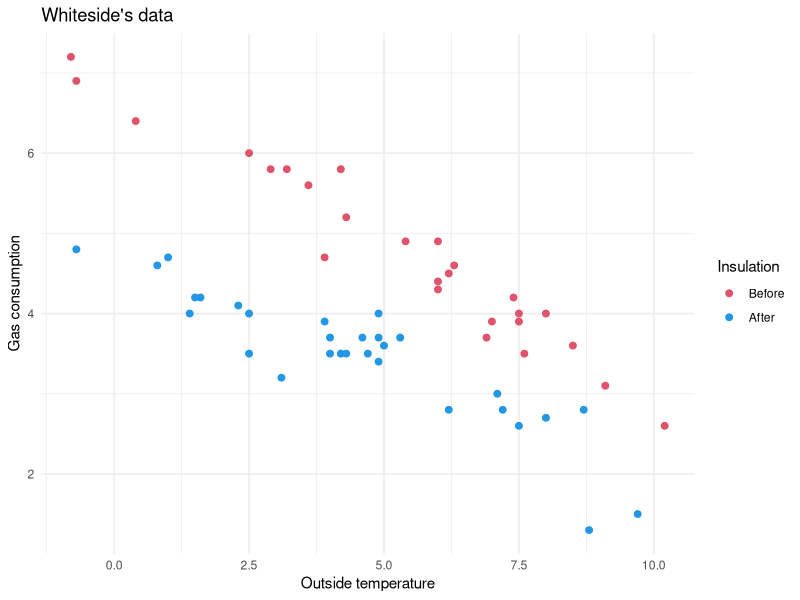
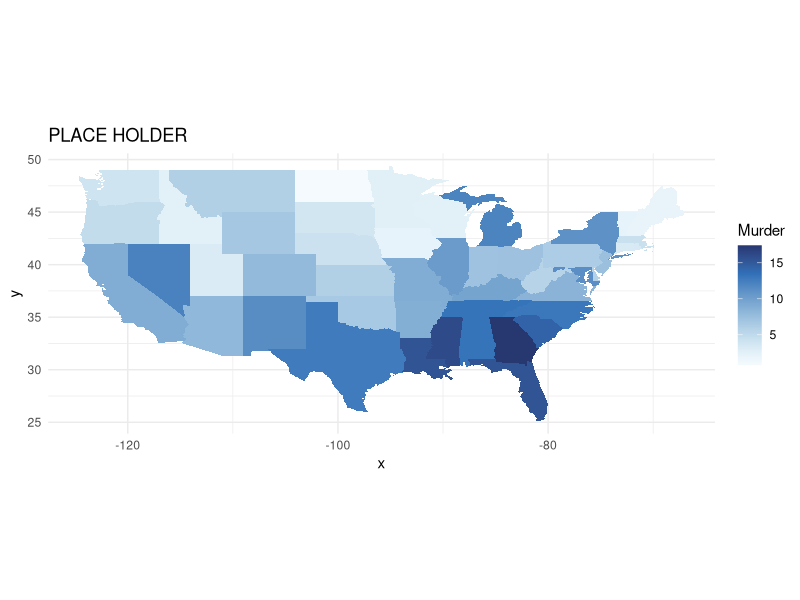
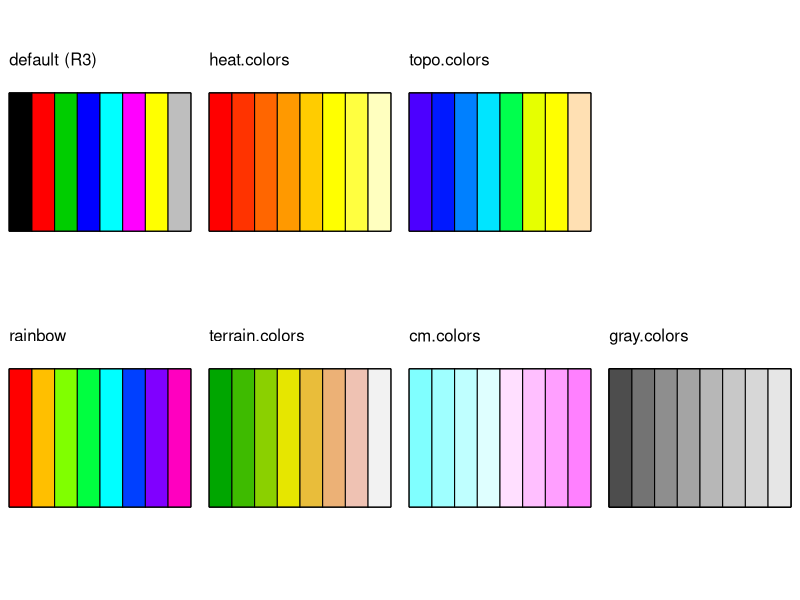
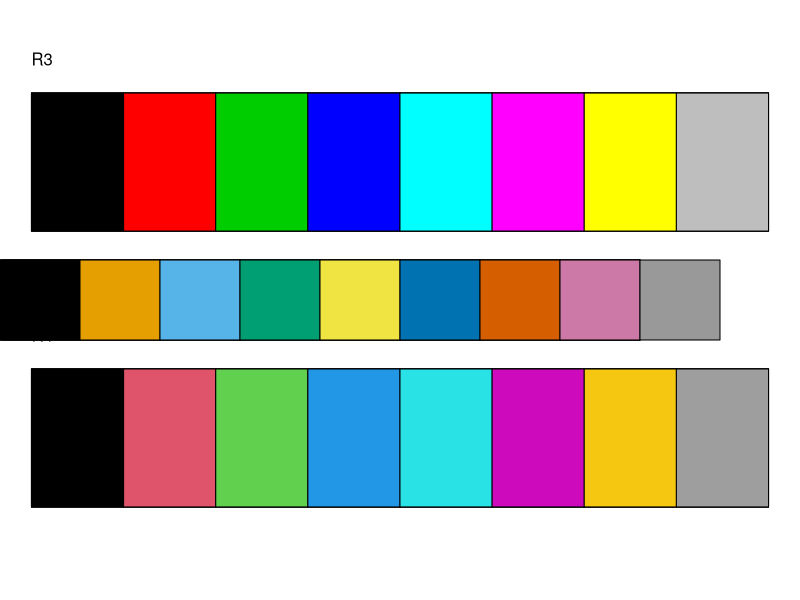
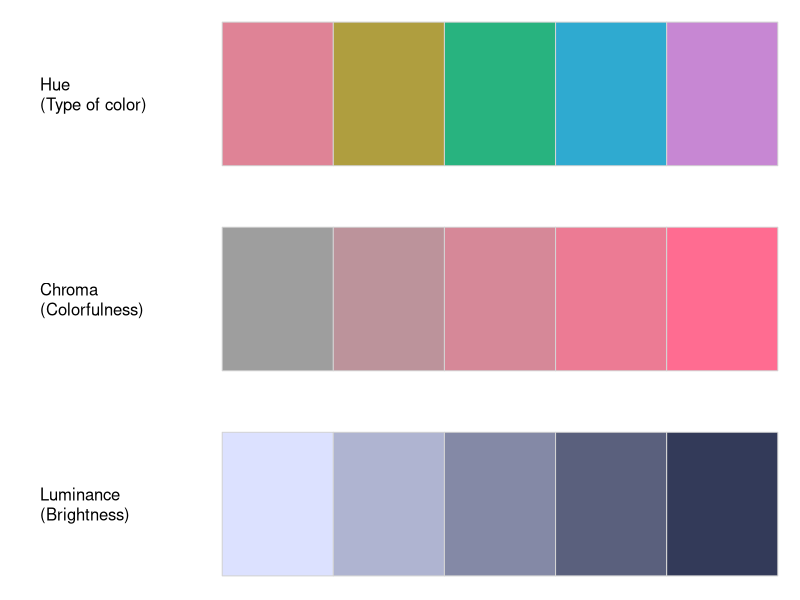
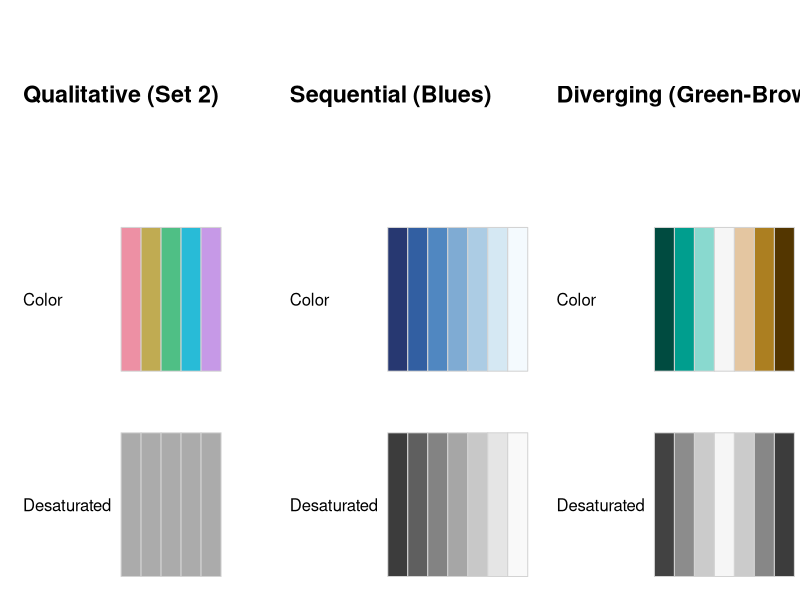
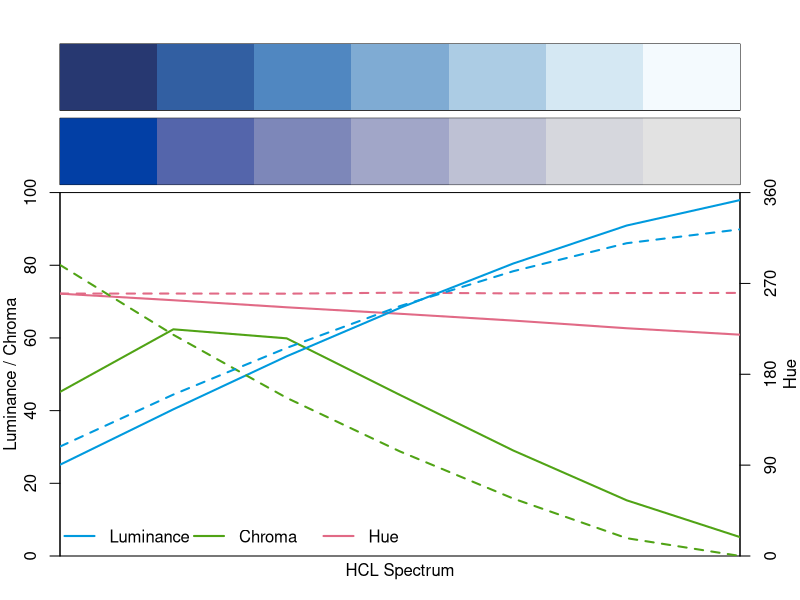
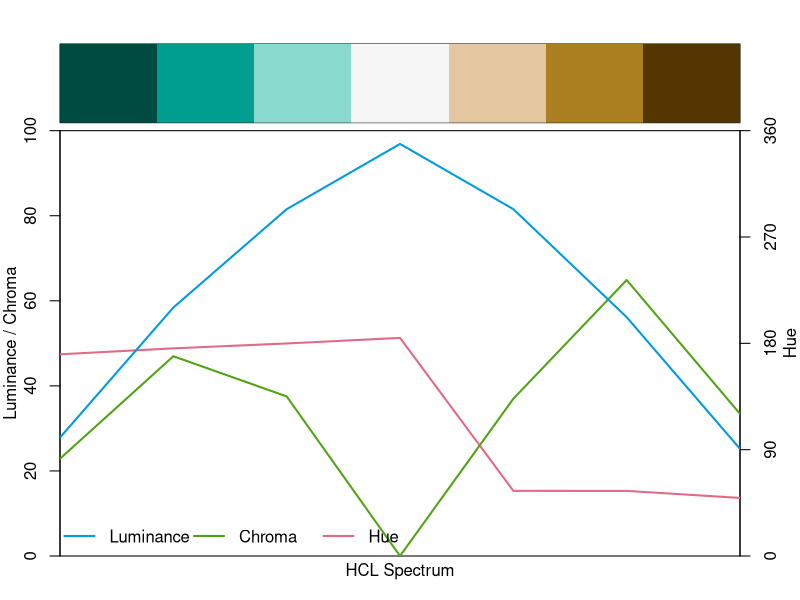

These figures' R source, in order:
## ---- chunk 1
library("colorspace")
## ---- chunk 2
library("ggplot2")
data("whiteside", package = "MASS")
ggplot(whiteside, aes(Temp, Gas, color = Insul)) +
    geom_point(size = 2) +
    scale_color_manual(name = "Insulation", values = palette.colors(palette = "R4")[c(2, 4)]) +
    ggtitle("Whiteside's data") + xlab("Outside temperature") + ylab("Gas consumption") +
    theme(legend.position = "none") +
    theme_minimal()
## ---- chunk 3
library("maps")
crimes <- data.frame(state = tolower(rownames(USArrests)), USArrests)
vars <- lapply(names(crimes)[-1], 
               function(j) {
                   data.frame(state = crimes$state, variable = j, 
                   value = crimes[[j]])
               })
crimes_long <- do.call("rbind", vars)
states_map <- map_data("state")
ggplot(crimes, aes(map_id = state)) +
    geom_map(aes(fill = Murder), map = states_map) +
    scale_fill_gradientn(colors = hcl.colors(99, "Blues", rev = TRUE)) + 
    expand_limits(x = states_map$long, y = states_map$lat) +
    ggtitle("PLACE HOLDER") +
    coord_fixed() +
    theme_minimal()
## ---- chunk 4
print(palette("R3"))
## ---- chunk 5
oldbase.pals <- function() {
  c("default (R3)", "rainbow", paste0(c("heat", "terrain", "topo", "cm", "gray"), ".colors"))
}

oldbase.colors <- function(n, palette = "default", ...) {
  palette <- match.arg(palette, oldbase.pals())
  if(palette == oldbase.pals()[1]) {
    palette.colors(n, palette = "R3", ...)
  } else {
    do.call(palette, list(n = n, ...))
  }
}

oldbase.swatch <- function(palette = oldbase.pals(), n = 8, nrow = 2,
                           border = "black", cex = 1, ...)
{
     cols <- sapply(palette, oldbase.colors, n = n)
     ncol <- ncol(cols)
     nswatch <- min(ncol, nrow)
     op <- par(mar = rep(0.1, 4),
               mfrow = c(1, min(5, ceiling(ncol/nrow))),
     	       cex = cex, ...)
     on.exit(par(op))
     while (length(palette)) {
 	subset <- seq_len(min(nrow, ncol(cols)))
 	plot.new()
 	plot.window(c(0, n), c(0.25, nrow + 0.25))
 	y <- rev(subset)
 	text(0, y + 0.1, palette[subset], adj = c(0, 0))
 	y <- rep(y, each = n)
 	rect(rep(0:(n-1), n), y, rep(1:n, n), y - 0.5,
 	     col = cols[, subset], border = border)
 	palette <- palette[-subset]
 	cols    <- cols [, -subset, drop = FALSE]
     }
}

oldbase.swatch()
## ---- chunk 6
palette.swatch <- function(palette = palette.pals(), n = 8, nrow = 4,
                           border = "black", cex = 1, ...)
{
     cols <- sapply(palette, palette.colors, n = n)
     ncol <- ncol(cols)
     nswatch <- min(ncol, nrow)
     op <- par(mar = rep(0.1, 4),
               mfrow = c(1, min(5, ceiling(ncol/nrow))),
     	       cex = cex, ...)
     on.exit(par(op))
     while (length(palette)) {
 	subset <- seq_len(min(nrow, ncol(cols)))
 	plot.new()
 	plot.window(c(0, n), c(0.25, nrow + 0.25))
 	y <- rev(subset)
 	text(0, y + 0.1, palette[subset], adj = c(0, 0))
 	y <- rep(y, each = n)
 	rect(rep(0:(n-1), n), y, rep(1:n, n), y - 0.5,
 	     col = cols[, subset], border = border)
 	palette <- palette[-subset]
 	cols    <- cols [, -subset, drop = FALSE]
     }
}
## ---- chunk 7
## height=5, width=12
palette.swatch(c("R3", "R4"), nrow=2)
## ---- chunk 8
palette()
## ---- chunk 9
palette.colors()
## ---- chunk 10
palette.colors(palette = "R3")
## ---- chunk 11
palette.pals()
## ---- chunk 12
palette.colors(4)
## ---- chunk 13
palette.colors(10, recycle = TRUE)
## ---- chunk 14
library(grid)
paletteGrid <- function(palette, n=NULL) {
    cols <- palette.colors(n, palette)
    n <- length(cols)
    ncol <- 10
    nrow <- ceiling(n / ncol)
    pushViewport(viewport(layout=grid.layout(nrow, ncol, respect=TRUE)),
                 viewport(layout.pos.col=1:ncol, layout.pos.row=1:nrow))
    x <- rep((1:ncol - 1)/ncol, nrow)[1:n]
    y <- rep(1 - (1:nrow - 1)/nrow, each=ncol)[1:n]
    grid.rect(x, y, just=c("left", "top"), 
              width=unit(1/ncol, "npc"),
              height=unit(1/nrow, "npc"),
              gp=gpar(fill=cols))
    popViewport(2)
}
## ---- chunk 15
paletteGrid("R3")
## ---- chunk 16
paletteGrid("R4")
## ---- chunk 17
paletteGrid("ggplot2")
## ---- chunk 18
paletteGrid("Okabe-Ito")
## ---- chunk 19
palette("Okabe-Ito")
## ---- chunk 20
swatchplot(
  "Hue\n(Type of color)"    = sequential_hcl(5, h = c(0, 300), c = c(60, 60), l = 65),
  "Chroma\n(Colorfulness)"  = sequential_hcl(5, h = 0, c = c(100, 0), l = 65, rev = TRUE, power = 1),
  "Luminance\n(Brightness)" = sequential_hcl(5, h = 260, c = c(25, 25), l = c(25, 90), rev = TRUE, power = 1),
  nrow = 3, line = 8, off = 0
)
## ---- chunk 21
swatchplot(
  "Qualitative (Set 2)"     = rbind("Color" = hcl.colors(5, "Set 2"),     "Desaturated" = desaturate(hcl.colors(5, "Set 2"))),
  "Sequential (Blues)"    = rbind("Color" = hcl.colors(7, "Blues"),    "Desaturated" = desaturate(hcl.colors(7, "Blues"))),
  "Diverging (Green-Brown)" = rbind("Color" = hcl.colors(7, "Green-Brown"), "Desaturated" = desaturate(hcl.colors(7, "Green-Brown"))),
  nrow = 3, off = 0, line = 7
)
## ---- chunk 22
specplot(hcl.colors(7, "Blues"), hcl.colors(7, "Blues 2"))
specplot(hcl.colors(7, "Green-Brown"))
## ---- chunk 23
par(mfrow = c(1, 3))
image(volcano)
boxplot(weight ~ feed, data = chickwts)
hist(chickwts$weight)
